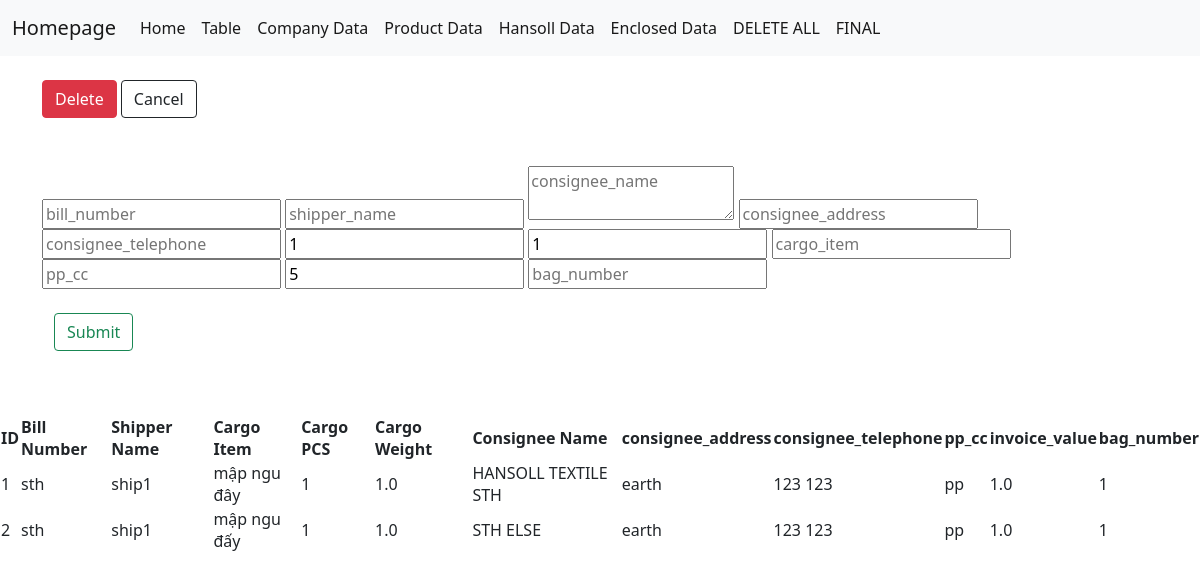
Page /enclosedtable on the earlier database version.
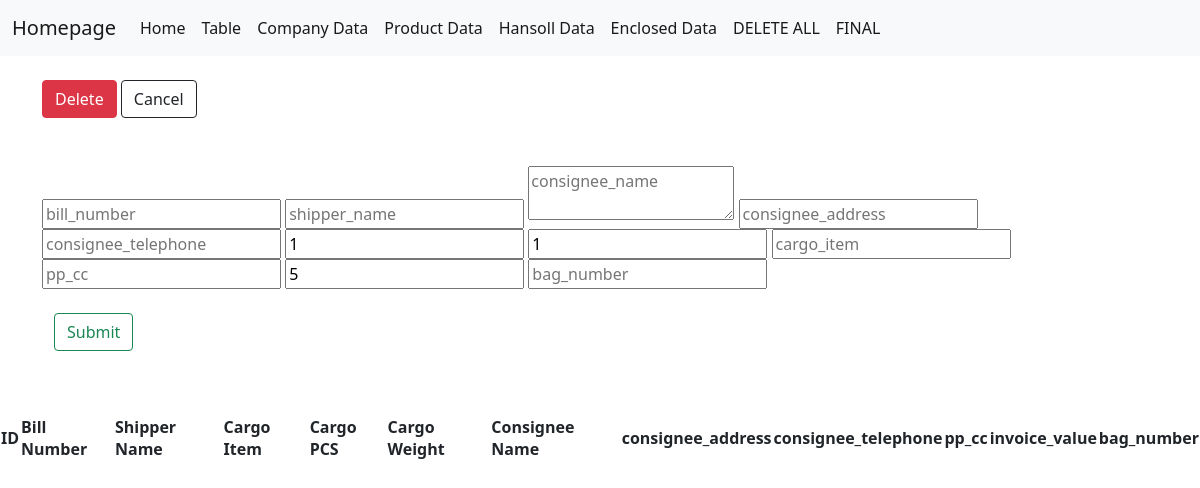
Same page on the later database version.
### app.py (models this page shows, shortened)
class Enclosed(db.Model):
    __tablename__ = 'enclosed'
    id = db.Column(db.Integer, primary_key = True)
    bill_number = db.Column(db.String(64))
    enclosed = db.Column(db.String(64))
    shipper_name = db.Column(db.String(64))
    consignee_address = db.Column(db.String(500))
    consignee_telephone = db.Column(db.String(64))
    cargo_item = db.Column(db.String(64))
    cargo_pcs = db.Column(db.Integer)
    cargo_weight = db.Column(db.Float)
    consignee_name = db.Column(db.String(64))
    pp_cc = db.Column(db.String(5))
    invoice_value = db.Column(db.Float)
    bag_number = db.Column(db.String(64))

### app.py (the view)
@app.route('/enclosedtable')
def enclosedtable():
    form = EnclosedForm()
    form2 = DeleteForm()
    data_enclosed = Enclosed.query.all()
    return render_template('enclosedTable.html', data_enclosed=data_enclosed, form=form, form2=form2)

### forms.py
class EnclosedForm(FlaskForm):
    enclosed = StringField('bill_number', validators=[DataRequired()])
    shipper_name = StringField('shipper_name', validators=[DataRequired()])
    consignee_name = StringField('consignee_name', validators=[DataRequired()], widget=TextArea())
    consignee_address = StringField('client_address', validators=[DataRequired()])
    consignee_telephone = StringField('client_telephone', validators=[DataRequired()])
    cargo_pcs = IntegerField('cargo_pcs', validators=[DataRequired()])
    cargo_weight = FloatField('cargo_weight', validators=[DataRequired()])
    pp_cc = StringField('pp_cc', validators=[DataRequired()])
    cargo_item = StringField('cargo_item', validators=[DataRequired()])
    invoice_value = FloatField('invoice_value', validators=[DataRequired()])
    bag_number = StringField('bag_number', validators=[DataRequired()])
    submit = SubmitField('Submit')

class DeleteForm(FlaskForm):
    id = IntegerField("ID", validators=[DataRequired()])
    submit = SubmitField('DELETE')

### templates/enclosedTable.html (shortened to what this page needs)
{% extends 'index.html' %}
{% block content %}
<br>
<div class="container">
  <span class="btn-company"><button type="button" id="delete" class="btn btn-danger">Delete</button></span>
  <span class="btn-company"><button type="button" id="cancel" class="btn btn-outline-dark">Cancel</button></span>
</div>
<br>
<br>
<div class="container">
  <div class="create-wrapper">
  <form action="{{url_for('enclosed_create')}}" method="POST" novalidate>
        <div>
          {{ form.enclosed(placeholder="bill_number", id="enclosedInput") }}
          {{ form.shipper_name(placeholder="shipper_name", id="shipper_nameInput") }}
          {{ form.consignee_name(placeholder="consignee_name", id="consignee_nameInput") }}
          {{ form.consignee_address(placeholder="consignee_address", id="consignee_addressInput") }}
          {{ form.consignee_telephone(placeholder="consignee_telephone", id="consignee_telephoneInput") }}
          {{ form.cargo_pcs(placeholder="cargo_pcs", id="cargo_pcsInput") }}
          {{ form.cargo_weight(placeholder="cargo_weight", id="cargo_weightInput") }}
          {{ form.cargo_item(placeholder="cargo_item", id="cargo_itemInput") }}
          {{ form.pp_cc(placeholder="pp_cc", id="cargo_itemInput") }}
          {{ form.invoice_value(placeholder="invoice_value", id="invoice_valueInput") }}
          {{ form.bag_number(placeholder="bag_number", id="cargo_itemInput") }}
        </div>
        <br>
        <div class="container">
        {{ form.submit(class="btn btn-outline-success", value="Submit") }}
      </div>
    </form>
  </div>
  <br>
</div>
<br>
<div class="hansol-table-wrapper">
    <table>
        <th>ID</th>
        <th>Bill Number</th>
        <th>Shipper Name</th>
        <th>Cargo Item</th>
        <th>Cargo PCS</th>
        <th>Cargo Weight</th>
        <th>Consignee Name</th>
        <th>consignee_address</th>
        <th>consignee_telephone</th>
        <th>pp_cc</th>
        <th>invoice_value</th>
        <th>bag_number</th>
        {% for enclose in data_enclosed %}
            <tr>
                <td>{{enclose.id}}</td>
                <td>{{enclose.enclosed}}</td>
                <td>{{enclose.shipper_name}}</td>
                <td>{{enclose.cargo_item}}</td>
                <td>{{enclose.cargo_pcs}}</td>
                <td>{{enclose.cargo_weight}}</td>
                <td>{{enclose.consignee_name}}</td>
                <td>{{enclose.consignee_address}}</td>
                <td>{{enclose.consignee_telephone}}</td>
                <td>{{enclose.pp_cc}}</td>
                <td>{{enclose.invoice_value}}</td>
                <td>{{enclose.bag_number}}</td>
            </tr>
        {% endfor %}
    </table>
</div>
{% endblock %}

Differences in the rows shown:
removed Enclosed: id "1", enclosed "sth", shipper_name "ship1", cargo_item "mập ngu đây", cargo_pcs "1", cargo_weight "1.0", consignee_name "HANSOLL TEXTILE STH", consignee_address "earth", consignee_telephone "123 123", pp_cc "pp", invoice_value "1.0", bag_number "1"
removed Enclosed: id "2", enclosed "sth", shipper_name "ship1", cargo_item "mập ngu đấy", cargo_pcs "1", cargo_weight "1.0", consignee_name "STH ELSE", consignee_address "earth", consignee_telephone "123 123", pp_cc "pp", invoice_value "1.0", bag_number "1"
